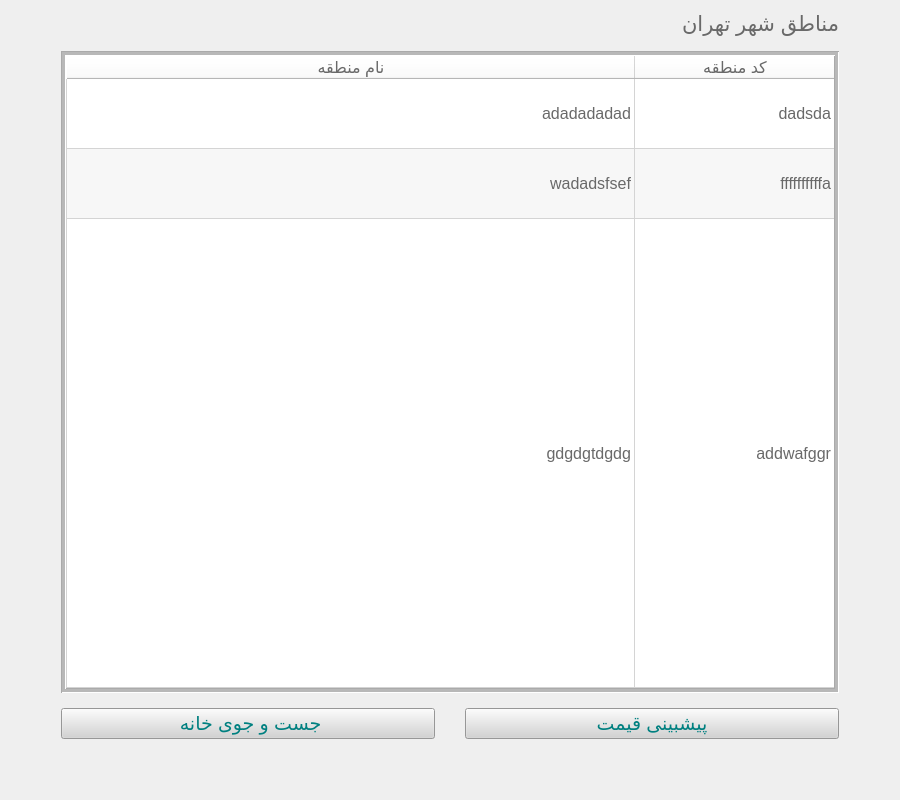
<?xml version="1.0" encoding="UTF-8"?>
<ui version="4.0">
 <class>ZoneListWindow</class>
 <widget class="QWidget" name="ZoneListWindow">
  <property name="geometry">
   <rect>
    <x>0</x>
    <y>0</y>
    <width>900</width>
    <height>800</height>
   </rect>
  </property>
  <property name="minimumSize">
   <size>
    <width>900</width>
    <height>800</height>
   </size>
  </property>
  <property name="windowTitle">
   <string>پیشبینی قیمت خانه</string>
  </property>
  <property name="layoutDirection">
   <enum>Qt::LeftToRight</enum>
  </property>
  <property name="styleSheet">
   <string notr="true"/>
  </property>
  <layout class="QGridLayout" name="grid_layout">
   <item row="0" column="0">
    <layout class="QVBoxLayout" name="vertical_layout">
     <property name="spacing">
      <number>15</number>
     </property>
     <property name="leftMargin">
      <number>50</number>
     </property>
     <property name="topMargin">
      <number>0</number>
     </property>
     <property name="rightMargin">
      <number>50</number>
     </property>
     <property name="bottomMargin">
      <number>50</number>
     </property>
     <item>
      <widget class="QLabel" name="label_header">
       <property name="font">
        <font>
         <pointsize>16</pointsize>
        </font>
       </property>
       <property name="styleSheet">
        <string notr="true">color:dimgray</string>
       </property>
       <property name="text">
        <string>مناطق شهر تهران</string>
       </property>
       <property name="alignment">
        <set>Qt::AlignLeading|Qt::AlignLeft|Qt::AlignVCenter</set>
       </property>
       <property name="wordWrap">
        <bool>false</bool>
       </property>
       <property name="margin">
        <number>10</number>
       </property>
       <property name="indent">
        <number>0</number>
       </property>
      </widget>
     </item>
     <item>
      <widget class="QTableWidget" name="table_zones">
       <property name="enabled">
        <bool>true</bool>
       </property>
       <property name="sizePolicy">
        <sizepolicy hsizetype="Expanding" vsizetype="Expanding">
         <horstretch>0</horstretch>
         <verstretch>0</verstretch>
        </sizepolicy>
       </property>
       <property name="font">
        <font>
         <pointsize>12</pointsize>
        </font>
       </property>
       <property name="acceptDrops">
        <bool>false</bool>
       </property>
       <property name="layoutDirection">
        <enum>Qt::RightToLeft</enum>
       </property>
       <property name="autoFillBackground">
        <bool>false</bool>
       </property>
       <property name="styleSheet">
        <string notr="true">background-color: white;
color: dimgray;

</string>
       </property>
       <property name="frameShape">
        <enum>QFrame::Box</enum>
       </property>
       <property name="frameShadow">
        <enum>QFrame::Sunken</enum>
       </property>
       <property name="lineWidth">
        <number>1</number>
       </property>
       <property name="midLineWidth">
        <number>3</number>
       </property>
       <property name="sizeAdjustPolicy">
        <enum>QAbstractScrollArea::AdjustIgnored</enum>
       </property>
       <property name="editTriggers">
        <set>QAbstractItemView::NoEditTriggers</set>
       </property>
       <property name="tabKeyNavigation">
        <bool>false</bool>
       </property>
       <property name="showDropIndicator" stdset="0">
        <bool>false</bool>
       </property>
       <property name="dragDropOverwriteMode">
        <bool>false</bool>
       </property>
       <property name="alternatingRowColors">
        <bool>true</bool>
       </property>
       <property name="selectionMode">
        <enum>QAbstractItemView::NoSelection</enum>
       </property>
       <property name="textElideMode">
        <enum>Qt::ElideMiddle</enum>
       </property>
       <property name="showGrid">
        <bool>true</bool>
       </property>
       <property name="gridStyle">
        <enum>Qt::SolidLine</enum>
       </property>
       <property name="sortingEnabled">
        <bool>false</bool>
       </property>
       <property name="wordWrap">
        <bool>true</bool>
       </property>
       <property name="cornerButtonEnabled">
        <bool>true</bool>
       </property>
       <property name="rowCount">
        <number>3</number>
       </property>
       <attribute name="horizontalHeaderVisible">
        <bool>true</bool>
       </attribute>
       <attribute name="horizontalHeaderCascadingSectionResizes">
        <bool>false</bool>
       </attribute>
       <attribute name="horizontalHeaderMinimumSectionSize">
        <number>200</number>
       </attribute>
       <attribute name="horizontalHeaderDefaultSectionSize">
        <number>200</number>
       </attribute>
       <attribute name="horizontalHeaderHighlightSections">
        <bool>true</bool>
       </attribute>
       <attribute name="horizontalHeaderShowSortIndicator" stdset="0">
        <bool>false</bool>
       </attribute>
       <attribute name="horizontalHeaderStretchLastSection">
        <bool>true</bool>
       </attribute>
       <attribute name="verticalHeaderVisible">
        <bool>false</bool>
       </attribute>
       <attribute name="verticalHeaderCascadingSectionResizes">
        <bool>false</bool>
       </attribute>
       <attribute name="verticalHeaderMinimumSectionSize">
        <number>70</number>
       </attribute>
       <attribute name="verticalHeaderDefaultSectionSize">
        <number>70</number>
       </attribute>
       <attribute name="verticalHeaderHighlightSections">
        <bool>true</bool>
       </attribute>
       <attribute name="verticalHeaderShowSortIndicator" stdset="0">
        <bool>false</bool>
       </attribute>
       <attribute name="verticalHeaderStretchLastSection">
        <bool>true</bool>
       </attribute>
       <row>
        <property name="text">
         <string>New Row</string>
        </property>
       </row>
       <row>
        <property name="text">
         <string>New Row</string>
        </property>
       </row>
       <row>
        <property name="text">
         <string>New Row</string>
        </property>
       </row>
       <column>
        <property name="text">
         <string>کد منطقه</string>
        </property>
       </column>
       <column>
        <property name="text">
         <string>نام منطقه</string>
        </property>
       </column>
       <item row="0" column="0">
        <property name="text">
         <string>dadsda</string>
        </property>
       </item>
       <item row="0" column="1">
        <property name="text">
         <string>adadadadad</string>
        </property>
       </item>
       <item row="1" column="0">
        <property name="text">
         <string>ffffffffffa</string>
        </property>
       </item>
       <item row="1" column="1">
        <property name="text">
         <string>wadadsfsef</string>
        </property>
       </item>
       <item row="2" column="0">
        <property name="text">
         <string>addwafggr</string>
        </property>
       </item>
       <item row="2" column="1">
        <property name="text">
         <string>gdgdgtdgdg</string>
        </property>
       </item>
      </widget>
     </item>
     <item>
      <layout class="QHBoxLayout" name="horizontal_layout_buttons">
       <property name="spacing">
        <number>30</number>
       </property>
       <item>
        <widget class="QPushButton" name="button_search_house">
         <property name="font">
          <font>
           <pointsize>14</pointsize>
          </font>
         </property>
         <property name="styleSheet">
          <string notr="true">background-color: lightgray;
color: teal;</string>
         </property>
         <property name="text">
          <string> جست و جوی خانه</string>
         </property>
        </widget>
       </item>
       <item>
        <widget class="QPushButton" name="button_predict_price">
         <property name="font">
          <font>
           <pointsize>14</pointsize>
          </font>
         </property>
         <property name="styleSheet">
          <string notr="true">background-color: lightgray;
color: teal;</string>
         </property>
         <property name="text">
          <string>پیشبینی قیمت</string>
         </property>
        </widget>
       </item>
      </layout>
     </item>
    </layout>
   </item>
  </layout>
 </widget>
 <resources/>
 <connections/>
</ui>
